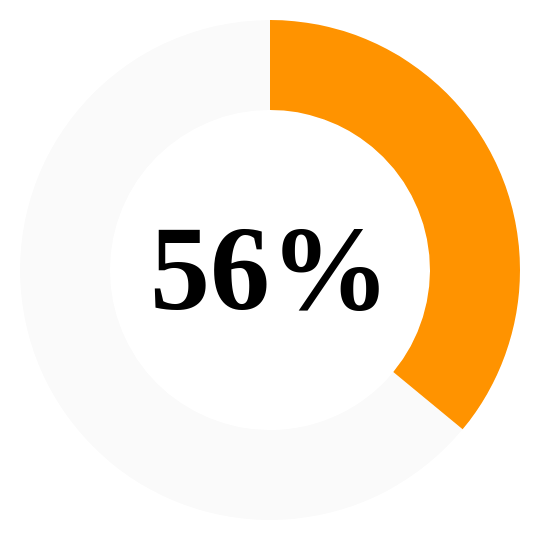

Vega-Lite specification for this chart:
### Vega specification from a JSON file in a GitHub repository (floating-point values rounded to 4 significant figures)
{"$schema": "https://vega.github.io/schema/vega/v5.json", "description": "A basic donut chart example.", "width": 250, "height": 250, "padding": 10, "title": {"text": "56%", "font": "Rubik", "fontSize": 60, "fontWeight": "700", "dy": {"signal": "width/1.55"}}, "signals": [{"name": "hoverValue", "value": null, "on": [{"events": "arc:mouseover, @legendLabel:mouseover, @legendSymbol:mouseover", "update": "datum.value"}, {"events": "arc:mouseout, @legendLabel:mouseout, @legendSymbol:mouseout", "update": "null"}]}, {"name": "hoverOpacity", "update": "if(hoverValue, 0.5, 1)", "value": 1}, {"name": "click", "value": null, "on": [{"events": "arc:click", "update": "datum.URL"}]}], "data": [{"name": "table", "values": [{"id": 1, "percent": 64}, {"id": 2, "percent": 36}], "transform": [{"type": "pie", "field": "percent", "sort": true}]}], "scales": [{"name": "color", "type": "ordinal", "range": ["#fafafa", "#FF9300"], "domain": [1, 2]}], "marks": [{"type": "arc", "from": {"data": "table"}, "encode": {"enter": {"fill": {"scale": "color", "field": "id"}, "x": {"signal": "width / 2"}, "y": {"signal": "height / 2"}, "startAngle": {"signal": "datum.startAngle"}, "endAngle": {"signal": "datum.endAngle"}, "padAngle": {"value": 0}, "innerRadius": {"value": 80}, "outerRadius": {"signal": "width / 2"}, "cornerRadius": {"value": 0}}, "update": {"cursor": {"value": "pointer"}}, "hover": {"tooltip": {"signal": "{title: datum.id, 'Percentage': datum.percent+'%'}"}}}}]}
